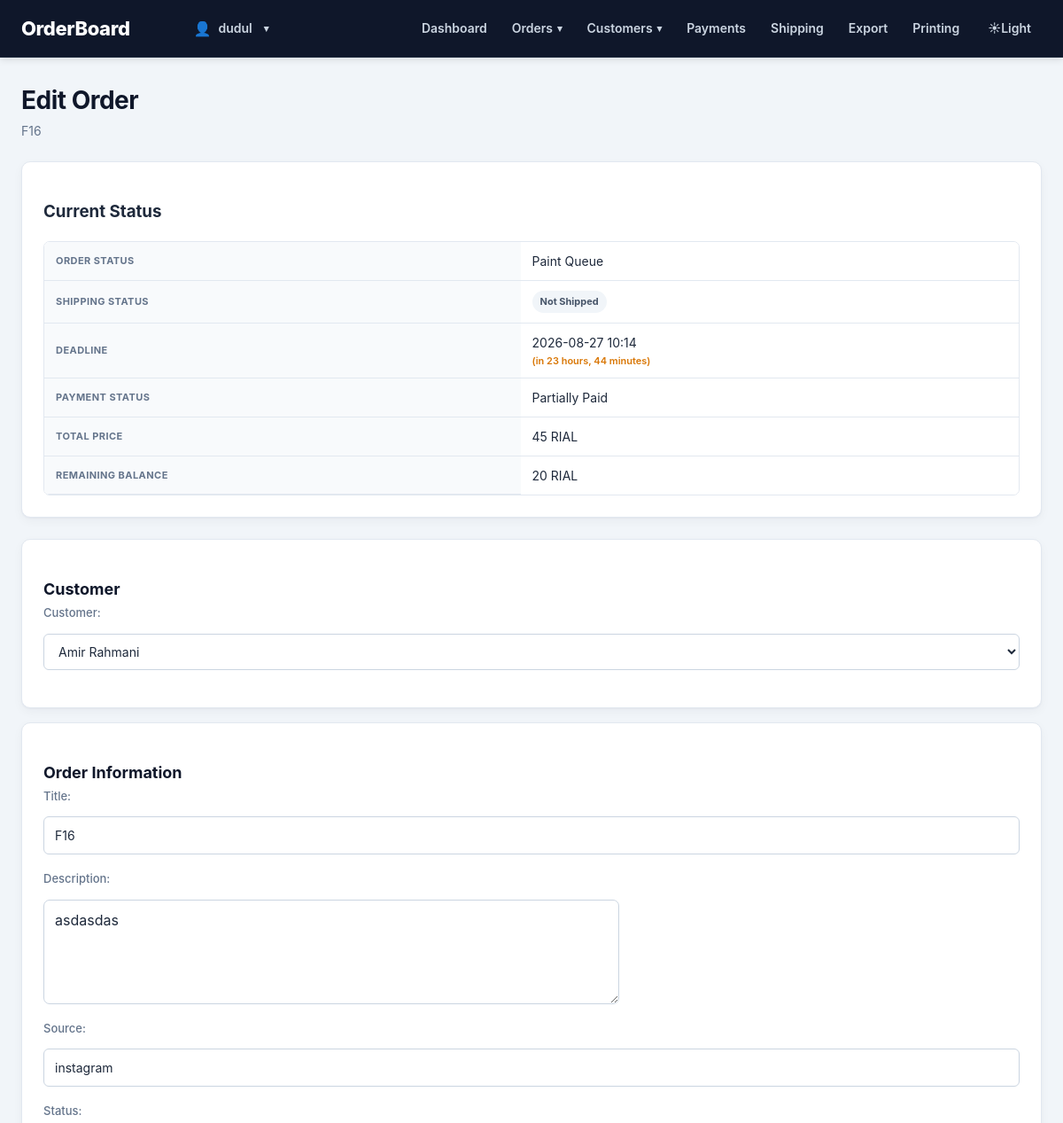
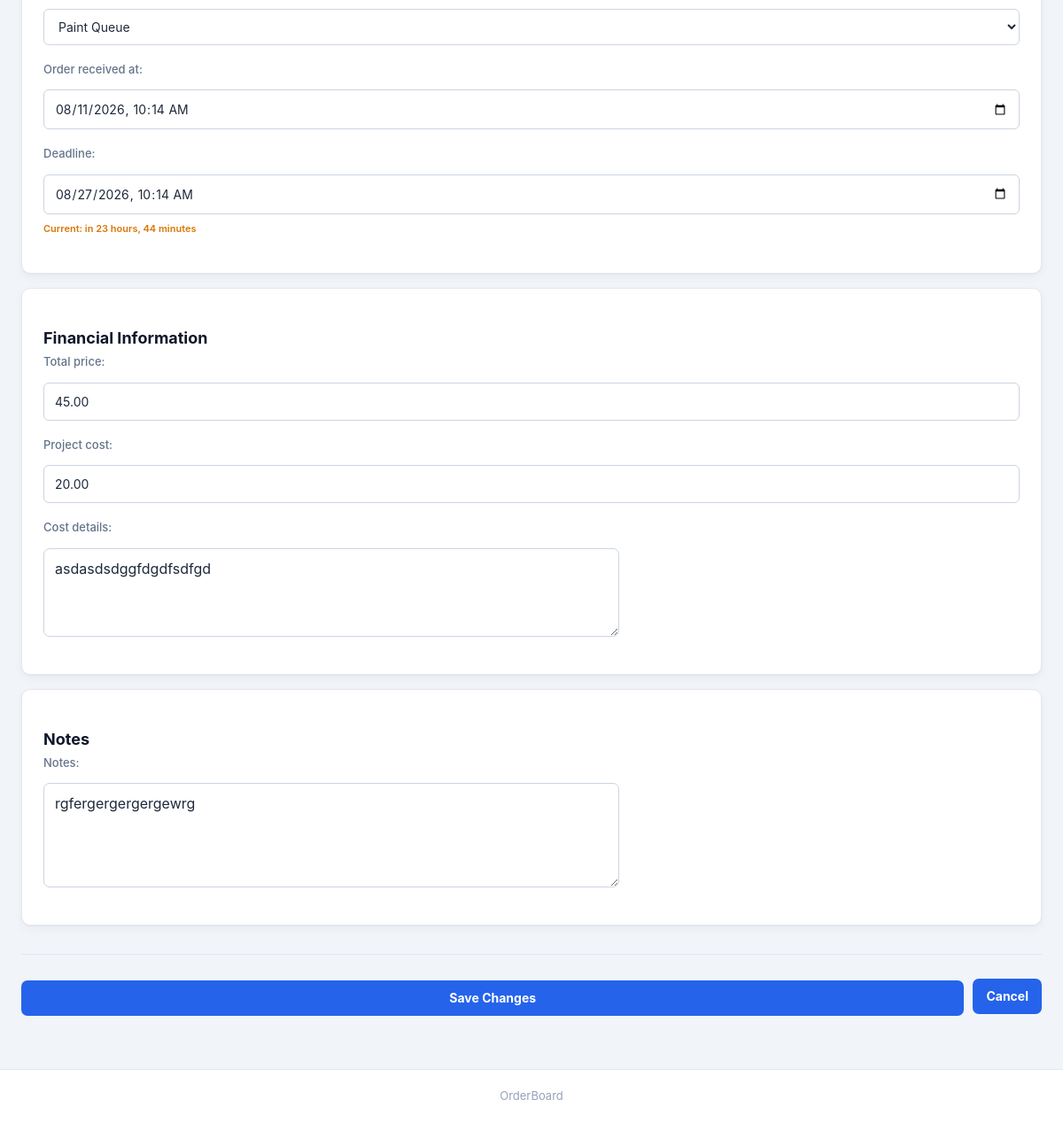
The app's page /orders/6/edit/ (signed in) with its own data (2 pictures, top to bottom).
### orderboard/models.py (models this page shows, shortened)
class Order(models.Model):
    class Status(models.TextChoices):
        MODELING = "modeling", "Modeling Queue"
        PRINT = "print", "Print Queue"
        PAINT = "paint", "Paint Queue"
        DONE = "done", "Done"
    customer = models.ForeignKey(Customer, on_delete=models.PROTECT, related_name="orders")
    title = models.CharField(max_length=300)
    description = models.TextField(blank=True)
    source = models.CharField(max_length=50)
    status = models.CharField(max_length=20, choices=Status.choices, default=Status.MODELING)
    order_received_at = models.DateTimeField(blank=True, null=True)
    deadline = models.DateTimeField(blank=True, null=True)
    total_price = models.DecimalField(max_digits=20, decimal_places=2)
    project_cost = models.DecimalField(max_digits=20, decimal_places=2, blank=True, null=True)
    cost_details = models.TextField(blank=True)
    notes = models.TextField(blank=True)
    created_at = models.DateTimeField(auto_now_add=True)
    updated_at = models.DateTimeField(auto_now=True)
    def total_paid(self):
        return sum((payment.paid_amount for payment in self.payments.all()), Decimal("0.00"))
    def remaining_balance(self):
        remaining = self.total_price - self.total_paid()
        if remaining < 0:
            return Decimal("0.00")
        return remaining
    def payment_status(self):
        paid = self.total_paid()
        if paid <= 0:
            return "Not Paid"
        if paid < self.total_price:
            return "Partially Paid"
        return "Fully Paid"

class Payment(models.Model):
    order = models.ForeignKey(Order, on_delete=models.CASCADE, related_name="payments")
    paid_amount = models.DecimalField(max_digits=20, decimal_places=2)
    note = models.TextField(max_length=500, blank=True)
    paid_at = models.DateTimeField(auto_now_add=True)

### orderboard/views.py (the view)
@login_required
@transaction.atomic
def order_edit(request, id):
    order = get_object_or_404(
        Order,
        id=id,
    )
    old_status = order.status
    if request.method == "POST":
        form = OrderEditForm(
            request.POST,
            instance=order,
        )
        if form.is_valid():
            order = form.save()
            OrderActivity.objects.create(
                order=order,
                activity_type=OrderActivity.ActivityType.UPDATED,
                message="Order information updated.",
            )
            if old_status != order.status:
                old_display = dict(
                    Order.Status.choices
                ).get(
                    old_status,
                    old_status,
                )
                new_display = dict(
                    Order.Status.choices
                ).get(
                    order.status,
                    order.status,
                )
                OrderActivity.objects.create(
                    order=order,
                    activity_type=OrderActivity.ActivityType.STATUS_CHANGED,
                    message=(
                        f"Status changed from "
                        f"{old_display} to {new_display}."
                    ),
                )
            messages.success(
                request,
                "Order updated successfully.",
            )
            return redirect(
                "order_detail",
                id=order.id,
            )
    else:
        form = OrderEditForm(
            instance=order
        )
    return render(
        request,
        "orderboard/orders/edit.html",
        {
            "form": form,
            "order": order,
        },
    )

### orderboard/models.py (called while the page is built)
    def __str__(self):
        return self.name

### orderboard/templates/orderboard/orders/edit.html (shortened to what this page needs)
{% extends "orderboard/base.html" %}
{% load humanize %}
{% block content %}
<div class="page-header">
    <div>
        <h2>Edit Order</h2>
        <p class="page-description">{{ order.title }}</p>
    </div>
</div>
<section class="content-section">
    <h3>Current Status</h3>
    <div class="responsive-table">
        <table>
            <tr>
                <th>Order Status</th>
                <td data-label="Order Status">{{ order.get_status_display }}</td>
            </tr>
            <tr>
                <th>Shipping Status</th>
                <td data-label="Shipping Status">
                    {% if order.shipping.status == 'not_shipped' %}
                        <span class="status-badge status-not-shipped">Not Shipped</span>
                    {% elif order.shipping.status == 'packaged' %}
                        <span class="status-badge status-packaged">Packaged</span>
                    {% elif order.shipping.status == 'shipped' %}
                        <span class="status-badge status-shipped">Shipped</span>
                    {% elif order.shipping.status == 'delivered' %}
                        <span class="status-badge status-delivered">Delivered</span>
                    {% else %}
                        —
                    {% endif %}
                </td>
            </tr>
            <tr class="{% if order.shipping.status != 'delivered' and order.deadline and order.deadline < now %}overdue{% endif %}">
                <th>Deadline</th>
                <td data-label="Deadline">
                    {% if order.shipping.status == 'delivered' %}
                        {{ order.deadline|date:"Y-m-d H:i"|default:"—" }}
                        <span class="deadline-days status-delivered">
                            (Delivered)
                        </span>
                    {% elif order.deadline %}
                        {{ order.deadline|date:"Y-m-d H:i" }}
                        <span class="deadline-days {% if order.deadline < now %}overdue-days{% else %}upcoming-days{% endif %}">
                            ({% if order.deadline < now %}{{ order.deadline|timesince }} ago{% else %}in {{ order.deadline|timeuntil }}{% endif %})
                        </span>
                    {% else %}
                        —
                    {% endif %}
                </td>
            </tr>
            <tr>
                <th>Payment Status</th>
                <td data-label="Payment Status">{{ order.payment_status }}</td>
            </tr>
            <tr>
                <th>Total Price</th>
                <td data-label="Total Price">{{ order.total_price|floatformat:0|intcomma }} RIAL</td>
            </tr>
            <tr>
                <th>Remaining Balance</th>
                <td data-label="Remaining Balance">{{ order.remaining_balance|floatformat:0|intcomma }} RIAL</td>
            </tr>
        </table>
    </div>
</section>
<form method="post" class="form-container">
    <section class="form-section">
        <h3>Customer</h3>
        <div class="form-field">
            {{ form.customer.label_tag }}
            {{ form.customer }}
        </div>
    </section>
    <section class="form-section">
        <h3>Order Information</h3>
        <div class="form-field">
            {{ form.title.label_tag }}
            {{ form.title }}
        </div>
        <div class="form-field">
            {{ form.description.label_tag }}
            {{ form.description }}
        </div>
        <div class="form-field">
            {{ form.source.label_tag }}
            {{ form.source }}
        </div>
        <div class="form-field">
            {{ form.status.label_tag }}
            {{ form.status }}
        </div>
        <div class="form-field">
            {{ form.order_received_at.label_tag }}
            {{ form.order_received_at }}
        </div>
        <div class="form-field">
            {{ form.deadline.label_tag }}
            {{ form.deadline }}
            {% if order.deadline and order.shipping.status != 'delivered' %}
                <div class="deadline-days {% if order.deadline < now %}overdue-days{% else %}upcoming-days{% endif %}">
                    Current: {% if order.deadline < now %}{{ order.deadline|timesince }} ago{% else %}in {{ order.deadline|timeuntil }}{% endif %}
                </div>
            {% endif %}
        </div>
    </section>
    <section class="form-section">
        <h3>Financial Information</h3>
        <div class="form-field">
            {{ form.total_price.label_tag }}
            {{ form.total_price }}
        </div>
        <div class="form-field">
            {{ form.project_cost.label_tag }}
            {{ form.project_cost }}
        </div>
        <div class="form-field">
            {{ form.cost_details.label_tag }}
            {{ form.cost_details }}
        </div>
    </section>
    <section class="form-section">
        <h3>Notes</h3>
        <div class="form-field">
            {{ form.notes.label_tag }}
            {{ form.notes }}
        </div>
    </section>
    <div class="form-actions">
        <button type="submit">Save Changes</button>
        <a class="button secondary-button" href="{% url 'order_detail' order.id %}">Cancel</a>
    </div>
</form>
{% endblock %}

### orderboard/templates/orderboard/base.html (shortened to what this page needs)
{% load static %}
<!DOCTYPE html>
<html lang="en">
<head>
    <link rel="stylesheet" href="{% static 'orderboard/css/style.css' %}?v=5">
</head>
<body>
    <header class="site-header">
        <div class="header-inner">
            <h1 class="site-title">
                <a href="{% url 'dashboard' %}">
                    OrderBoard
                </a>
            </h1>
            {% if user.is_authenticated %}
            <div class="header-account">
                <div class="account-dropdown">
                    <button type="button" class="account-button" id="account-button" aria-expanded="false">
                        <span class="account-icon">
                            👤
                        </span>
                        <span class="account-name">
                            {{ user.username }}
                        </span>
                        <span class="dropdown-arrow">
                            ▾
                        </span>
                    </button>
                </div>
            </div>
            <nav class="main-nav">
                <a href="{% url 'dashboard' %}">
                    Dashboard
                </a>
                <div class="nav-dropdown">
                    <button type="button" class="nav-dropdown-btn" aria-expanded="false">
                        Orders
                        <span class="dropdown-arrow">
                            ▾
                        </span>
                    </button>
                </div>
                <div class="nav-dropdown">
                    <button type="button" class="nav-dropdown-btn" aria-expanded="false">
                        Customers
                        <span class="dropdown-arrow">
                            ▾
                        </span>
                    </button>
                </div>
                <a href="{% url 'payment_list' %}">
                    Payments
                </a>
                <a href="{% url 'shipping_list' %}">
                    Shipping
                </a>
                <a href="{% url 'export_center' %}">
                    Export
                </a>
                <a href="{% url 'printing_list' %}">
                    Printing
                </a>
                <button type="button" id="theme-toggle" class="theme-toggle" aria-label="Toggle theme">
                    <span id="theme-icon">
                    </span>
                    <span id="theme-text">
                    </span>
                </button>
            </nav>
            {% endif %}
        </div>
    </header>
    <main class="main-content">
        {% block content %}{% endblock %}
    </main>
    <footer class="site-footer">
        <div class="footer-inner">
            <p>
                OrderBoard
            </p>
        </div>
    </footer>
</body>
</html>

### records on screen
Order: title "F16", status "Paint Queue", deadline "2026-08-27 10:14", deadline "23 hours, 44 minutes", payment_status "Partially Paid", total_price "45", remaining_balance "20", customer "Amir Rahmani", description "asdasdas", source "instagram", order_received_at "08/11/2026 10:14", deadline "08/27/2026 10:14", total_price "45.00", project_cost "20.00", cost_details "asdasdsdggfdgdfsdfgd", notes "rgfergergergergewrg"

### other values on screen
{{ user.username }} "dudul"
